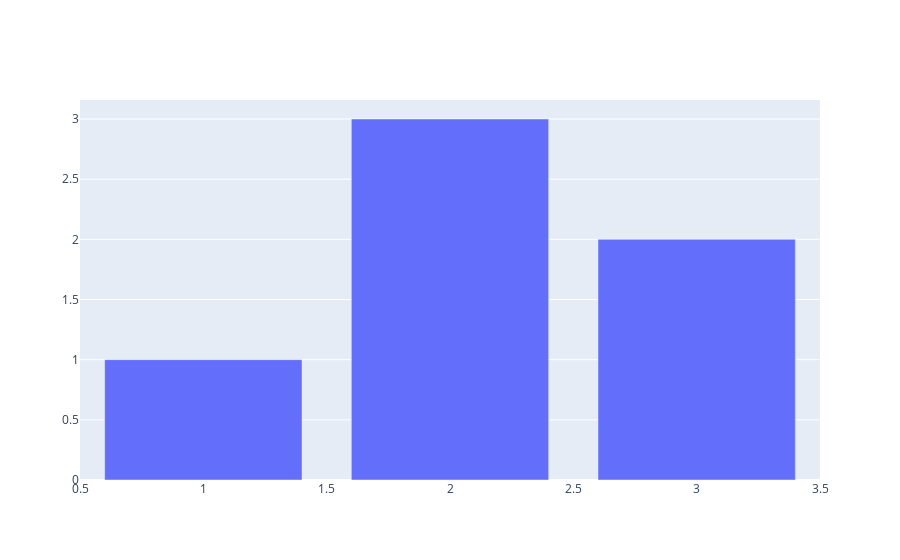

Notebook code cell kept with this figure:
### Code cell
fig.show()

### Figure 1 — Plotly figure (JSON) as saved in the notebook; plotly's stock layout.template omitted (floating-point values rounded to 4 significant figures)
{"data": [{"type": "bar", "x": [1, 2, 3], "y": [1, 3, 2]}], "layout": {}}
